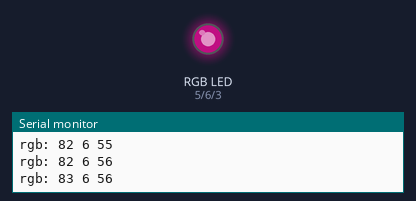
A sketch run on a simulated Arduino Uno, built with avr-gcc and run on an emulated ATmega328P. Parts: an RGB LED mixed from three pins (HIGH = lit), the last lines printed to the serial monitor. Dim RGB values are drawn brighter than linear; random numbers use the default seed unless the sketch sets one.

Above: at 3.61 s.
At 12.73 s:
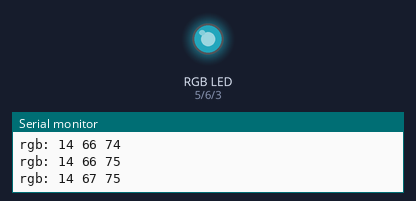
At 20.4 s:
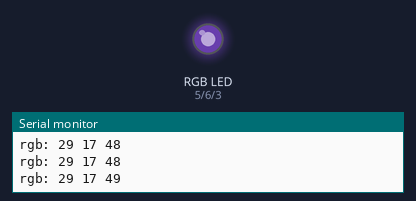
At 34.8 s:
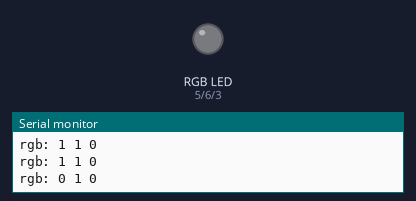
Timing chart, 0 to 40.0 s (numbered marks = the images above):
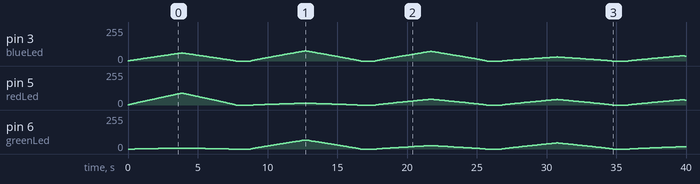

The sketch:

breathe.ino
```cpp
#define maxSamplesNum 100


static int sinWave[maxSamplesNum] =
  // Sin wave
  {
    0x0,0x0,0x1,0x1,0x2,0x3,0x5,0x6,0x8,0xa,0xd,0xf,0x12,0x15,0x19,0x1c,0x20,0x24,0x29,0x2d,0x32,0x37,0x3d,0x42,0x48,0x4e,0x54,0x5b,0x61,0x68,0x70,0x77,0x7f,0x87,0x8f,0x97,0x9f,0xa8,0xb1,0xba,0xc4,0xcd,0xd7,0xe1,0xeb,0xf5,0x100,0x10b,0x116,0x121,0x12c,0x137,0x143,0x14f,0x15b,0x167,0x173,0x180,0x18c,0x199,0x1a6,0x1b3,0x1c0,0x1ce,0x1db,0x1e9,0x1f7,0x205,0x213,0x221,0x22f,0x23e,0x24c,0x25b,0x269,0x278,0x287,0x296,0x2a5,0x2b4,0x2c4,0x2d3,0x2e2,0x2f2,0x301,0x311,0x321,0x330,0x340,0x350,0x360,0x370,0x380,0x390,0x3a0,0x3b0,0x3c0,0x3d0,0x3e0,0x3f0
  };

const int redLed = 5;
const int greenLed = 6;
const int blueLed = 3;
int r = 0;
int g = 0;
int b = 0;
int rs = 0;
int gs = 0;
int bs = 0;
int sila = 0;

void setup() {
  Serial.begin(9600);
  pinMode(redLed, OUTPUT);
  pinMode(greenLed, OUTPUT);
  pinMode(blueLed, OUTPUT);
}

void losujKolory(){
  r = random(0,255);
  g = random(0,255);
  b = random(0,255);
}

void mapujSile(){
  rs = map(sila, 0, 255, 0, r);
  gs = map(sila, 0, 255, 0, g);
  bs = map(sila, 0, 255, 0, b);
  rs = map(rs, 0, 255, 0, maxSamplesNum-1);
  gs = map(gs, 0, 255, 0, maxSamplesNum-1);
  bs = map(bs, 0, 255, 0, maxSamplesNum-1);
  analogWrite(redLed, rs);
  analogWrite(greenLed, gs);
  analogWrite(blueLed, bs);
  Serial.print("rgb: ");
  Serial.print(rs);
  Serial.print(" ");
  Serial.print(gs);
  Serial.print(" ");
  Serial.print(bs);
  Serial.println(" ");
 }

void loop() {
  losujKolory();

  for(sila = 0; sila <= 255; sila++){
    mapujSile();
    delay(1);
  }
  for(; sila > 0; sila--){
    mapujSile();
    delay(1);
  }

  delay(1000);
}
```

Measured:
- by itself, pin 6 (greenLed): 0/255 → 1/255 at 0.50 s, → 2/255 0.62 s later, → 3/255 0.42 s later, → 4/255 0.62 s later, … (311 changes in this stretch)
